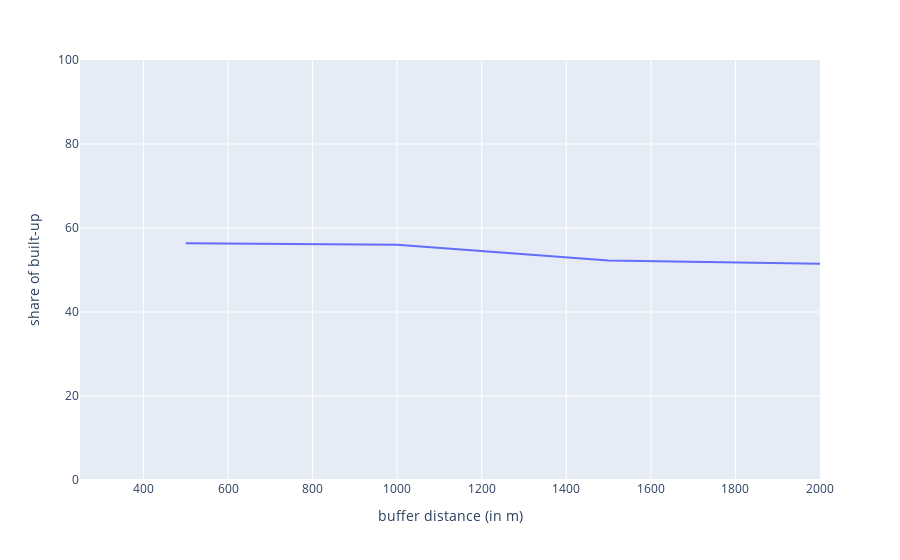

Notebook cell for this chart:
### Code cell
fig = px.line(x = x, y = lis_1975, labels = {'x' : 'buffer distance (in m)', 'y' : 'share of built-up'}, 
              range_x = [250,2000], range_y = [0,100])
fig.show()

### Figure 1 — Plotly figure (JSON) as saved in the notebook; plotly's stock layout.template omitted (floating-point values rounded to 4 significant figures)
{"data": [{"hoverlabel": {"namelength": 0}, "hovertemplate": "buffer distance (in m)=%{x}<br>share of built-up=%{y}", "legendgroup": "", "line": {"color": "#636efa", "dash": "solid"}, "mode": "lines", "name": "", "showlegend": false, "type": "scatter", "x": [500, 1000, 1500, 2000], "xaxis": "x", "y": [56.35, 56.01, 52.24, 51.5], "yaxis": "y"}], "layout": {"legend": {"tracegroupgap": 0}, "margin": {"t": 60}, "xaxis": {"anchor": "y", "domain": [0, 1], "range": [250, 2000], "title": {"text": "buffer distance (in m)"}}, "yaxis": {"anchor": "x", "domain": [0, 1], "range": [0, 100], "title": {"text": "share of built-up"}}}}
